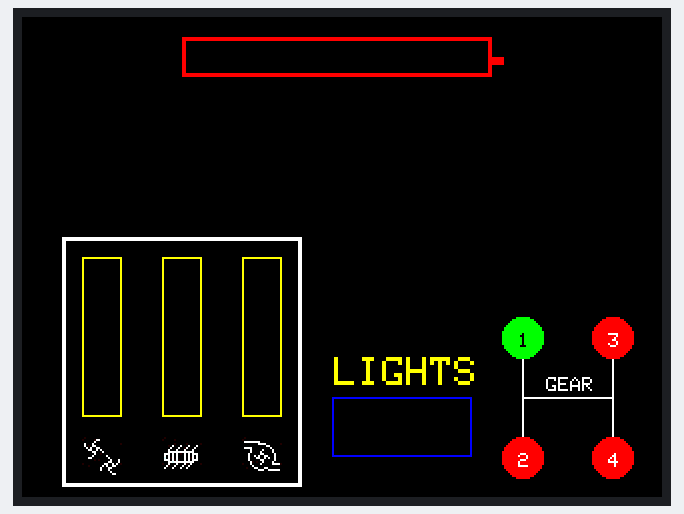
Simulated run of this sketch. Board: Arduino Uno, built with avr-gcc and run on an emulated ATmega328P. Parts: 320×240 colour display. What the sketch prints to the serial monitor is not drawn.

Above: at 1.4 s.

The sketch:

myROOMBA_UNO_TFT_LCD_I2C_v0.2.ino
```cpp
#define LCD_CS A3 // Chip Select goes to Analog 3
#define LCD_CD A2 // Command/Data goes to Analog 2
#define LCD_WR A1 // LCD Write goes to Analog 1
#define LCD_RD A0 // LCD Read goes to Analog 0
#define LCD_RESET A4 // Can alternately just connect to Arduino's reset pin

#include <SPI.h>          // f.k. for Arduino-1.5.2
#include "Adafruit_GFX.h"// Hardware-specific library
#include <MCUFRIEND_kbv.h>
MCUFRIEND_kbv tft;

// Assign human-readable names to some common 16-bit color values:
#define BLACK   0x0000
#define BLUE    0x001F
#define RED     0xF800
#define GREEN   0x07E0
#define CYAN    0x07FF
#define MAGENTA 0xF81F
#define YELLOW  0xFFE0
#define WHITE   0xFFFF

#ifndef min
#define min(a, b) (((a) < (b)) ? (a) : (b))
#endif

#include <Wire.h>

#define SLAVE_ADDR 9
#define ANSWERSIZE 5 // po nic narazie
String answer = "Romba"; // response tez po nic narazie

word hsv2hex(byte h, byte s, byte v)
{
    double  H, S, V, P, Q, T, RC,GC,BC, fract;
    H = 1.4117647058823529411764705882353*h; // mapuj 0-360 -> 0-255
    S = 0.0039215686274509803921568627451*s; //       0-1   -> 0-255
    V = 0.0039215686274509803921568627451*v; //       0-1   -> 0-255
    byte  bR, bG, bB;
    (H == 360.)?(H = 0.):(H /= 60.);
    fract = H - floor(H);
    P = V*(1. - S); Q = V*(1. - S*fract); T = V*(1. - S*(1. - fract));
    if(0. <= H && H < 1.){RC = V; GC = T; BC = P;}
    else if (1. <= H && H < 2.){RC = Q; GC = V; BC = P;}
    else if (2. <= H && H < 3.){RC = P; GC = V; BC = T;}
    else if (3. <= H && H < 4.){RC = P; GC = Q; BC = V;}
    else if (4. <= H && H < 5.){RC = T; GC = P; BC = V;}
    else if (5. <= H && H < 6.){ RC = V; GC = P; BC = Q;}
    else{RC = 0; GC = 0; BC = 0;}
    bR = byte(RC*255); bG = byte(GC*255); bB = byte(BC*255);
    return ( ((bR & 0xF8) << 8) | ((bG & 0xFC) << 3) | (bB >> 3) );
}
#include "gui.h"

void setup() {
  Wire.begin(SLAVE_ADDR);
  Wire.onRequest(requestEvent); // narazie zbedne
  Wire.onReceive(receiveEvent);
  // Setup Serial Monitor
  Serial.begin(115200);
  Serial.println("I2C TFT na addr: 9");
  uint16_t ID = tft.readID(); //
  Serial.print("ID = 0x");
  Serial.println(ID, HEX);
  if (ID == 0xD3D3) ID = 0x9481; // ID = 0x9329; // force ID
  tft.begin(ID);

  tft.setRotation(1);
  tft.fillScreen(RED);
  tft.setCursor(100, 100);
  tft.setTextColor(WHITE); tft.setTextSize(2);
  String mess = "STARTING ROBOL";
  tft.println(mess);
  delay(800);
  tft.fillScreen(BLACK);
  delay(50);
}
//[i]     0        1      2       3         4         5         6   //   7
//    SIDEBRUSH  BRUSH  BLOWER  LIGHTS  CurrMOTOR  BATTERY    GEAR    .,.,.,.,.,.
byte LCD_DATA[8] =   {0,0,0,0,0,0,0,0};
byte LCD_DATA_p[8] = {0,0,0,0,0,0,0,0};

// STALE MAX PWM z BAZY NANO -> trzeba zupdatowac jak zmienie na NANO
const uint16_t SBRUSH_MAXPWM = 2048; // 50% MAKS
const uint16_t BRUSH_MAXPWM  = 1020; // 25% MAKS
const uint16_t BLOWER_MAXPWM = 4020; // 98% MAKS

int iter = 0;
float BATV, BATVp;
int bPc, bPc_p;
bool ONCE = true;
bool BatIncomFLAG = false;

bool Rblck{0}, Rblck_p{0}, Lblck{0}, Lblck_p{0}, RevInv{0}, RevInv_p{0};

void receiveEvent() {
  BatIncomFLAG = true;
  iter=0;
  while (0 < Wire.available()) {
    LCD_DATA[iter] = Wire.read();
    iter++;
    if (iter > 8) break;
  }
} // DATA INCOMMING

void requestEvent() {
  // Setup byte variable in the correct size
  byte response[ANSWERSIZE];
  // Format answer as array
  for (byte i=0;i<ANSWERSIZE;i++) {
    response[i] = (byte)answer.charAt(i);
  }
  // Send response back to Master
  Wire.write(response,sizeof(response));
  // Print to Serial Monitor
  //Serial.println("Request event");
}


/*-- GUI ELEMENTS ------*/
valBarDisp lightBar;
gearbox gBox(60,45,10);
valBarDispHor BRUSH_BAR, SBRUSH_BAR, BLOWER_BAR;
sFrame cmFrame(2);
valBarDisp BATT_PC;
/*-- GUI ELEMENTS END --*/

uint32_t BATSUM = 0;
byte BATMED = 0;
int BATITER = 0;

int LEFF = 15;
String mess = "";

void showImage565(int x, int y, int w, int h, const uint8_t img[])
{
    tft.setAddrWindow(x, y, x + w - 1, y + h - 1);
    tft.pushColors(img, w * h, 1);
}

void loop() {

  if (ONCE)
  {
    tft.fillScreen(BLACK);
    gBox.draw(250, 160);
    BATT_PC.drawLikeBat(0, 0, 100, 80, 10, 155, 20);
    tft.setTextColor(YELLOW); tft.setTextSize(2);
    tft.setCursor(156, 170);
    tft.print("LIGHTS");
  }

  if (LCD_DATA_p[0] != LCD_DATA[0] || ONCE==true) // SIDEBRUSH
  {
    /*
    tft.setTextColor(BLACK); tft.setTextSize(1);
    tft.setCursor(LEFF, 40);
    mess = "SBR: "+String(LCD_DATA_p[0]);
    tft.print(mess);
    tft.setTextColor(YELLOW); tft.setTextSize(1);
    tft.setCursor(LEFF, 40);
    mess = "SBR: "+String(LCD_DATA[0]);
    tft.print(mess);
    */
    // BAR
    SBRUSH_BAR.draw(LCD_DATA[0], 0, 255, 30, 120, 20, 80);

    LCD_DATA_p[0] = LCD_DATA[0];
  }
  if (LCD_DATA_p[1] != LCD_DATA[1] || ONCE==true) // BRUSH
  {
    // BAR
    BRUSH_BAR.draw(LCD_DATA[1], 0, 255, 70, 120, 20, 80);
    LCD_DATA_p[1] = LCD_DATA[1];
  }
  if (LCD_DATA_p[2] != LCD_DATA[2] || ONCE==true) // BLOWER
  {
    BLOWER_BAR.draw(LCD_DATA[2], 0, 255, 110, 120, 20, 80);
    LCD_DATA_p[2] = LCD_DATA[2];
  }
  if (LCD_DATA_p[3] != LCD_DATA[3] || ONCE==true) // LIGHTS
  {
    lightBar.draw(LCD_DATA[3], 0, 255, 155, 190, 70, 30);
    LCD_DATA_p[3] = LCD_DATA[3];
  }
  if (LCD_DATA_p[4] != LCD_DATA[4] || ONCE==true) // CurrMOTOR
  {
    /*
    tft.setTextColor(BLACK); tft.setTextSize(1);
    tft.setCursor(LEFF, 110);
    mess = "CMT: "+String(LCD_DATA_p[4]);
    tft.print(mess);
    tft.setTextColor(YELLOW); tft.setTextSize(1);
    tft.setCursor(LEFF, 110);
    mess = "CMT: "+String(LCD_DATA[4]);
    tft.print(mess);
    */
    cmFrame.clr(20, 110, 120, 125);
    cmFrame.clr(20, 110, 40, 125);
    cmFrame.clr(60, 110, 40, 125);
    cmFrame.clr(100, 110, 40, 125);
    // 0-WSZYSTKIE, 1-SIDEBRUSH, 2-BRUSH, 3-BLOWER ~ obszar x30, y120, w130, h230
    switch(LCD_DATA[4])
    {
      case 0: // ALL
      {
        cmFrame.draw(20, 110, 120, 125, TFT_WHITE);
        break;
      }
      case 1: // SBRUSH
      {
        cmFrame.draw(20, 110, 40, 125, TFT_RED);
        break;
      }
      case 2: // BRUSH
      {
        cmFrame.draw(60, 110, 40, 125, TFT_RED);
        break;
      }
      case 3: // BLOWER
      {
        cmFrame.draw(100, 110, 40, 125, TFT_RED);
        break;
      }
      default: break;
    }

    LCD_DATA_p[4] = LCD_DATA[4];
  }
  if ( BatIncomFLAG == true ) // BATTERY
  {
    BatIncomFLAG = false;
     /* MIN 12.8    16.8 MAX
    ArdV    1.98    2.6   xCoef 6.46
    ArdAna  405.5   532.5
    byte    101,375 133,125
    BatV = 5/1024 * ArdAna * coef
    */
    if (BATITER < 15)
    {
      BATSUM += LCD_DATA[5];
      BATITER++;
    }
    else
    {
      BATITER=0;
      int BSS = static_cast<int>(round(BATSUM/15));
      BATMED = static_cast<byte>(BSS);
      BATSUM=0;

      if (BATMED < 103)     bPc = 0;
      else if(BATMED > 131) bPc = 100;
      else bPc = map(BATMED, 103, 131, 1, 99);

      int original = (BATMED)*4;
      float BATV = 5./1023*original * 6.46; // 6.46 -> coef z dzielnika nap.

      tft.setTextColor(BLACK); tft.setTextSize(2);
      tft.setCursor(80, 50);
      mess = "BAT: "+String(bPc_p)+"%, "+String(BATVp)+" V";
      tft.print(mess);
      tft.setTextColor(YELLOW); tft.setTextSize(2);
      tft.setCursor(80, 50);
      mess = "BAT: "+String(bPc)+"%, "+String(BATV,1)+" V";
      tft.print(mess);

      //BAR BATTERY %
      BATT_PC.drawLikeBat(bPc, 0, 100, 80, 10, 155, 20);

      BATVp = BATV;
      bPc_p = bPc;
    }
  } // BAT

  if (LCD_DATA_p[6] != LCD_DATA[6] || ONCE==true) // GEAR
  {
    gBox.setGear(LCD_DATA[6]);
    LCD_DATA_p[6] = LCD_DATA[6];
  }

  if (LCD_DATA_p[7] != LCD_DATA[7]) // l/r blocking - invert reverse directions
  {
    Rblck = LCD_DATA[7] & 0x1;
    Lblck = (LCD_DATA[7] & 0x2)>>1;
    RevInv = (LCD_DATA[7] & 0x4)>>2;
    if (Rblck==true)
    { tft.setTextColor(TFT_RED); tft.setTextSize(2); tft.setCursor(270, 10); tft.print("BLC!"); }
    else
    { tft.setTextColor(TFT_BLACK); tft.setTextSize(2); tft.setCursor(270, 10); tft.print("BLC!"); }
    if (Lblck==true)
    { tft.setTextColor(TFT_RED); tft.setTextSize(2); tft.setCursor(10, 10); tft.print("BLC!"); }
    else
    { tft.setTextColor(TFT_BLACK); tft.setTextSize(2); tft.setCursor(10, 10); tft.print("BLC!"); }

    if (RevInv==true)
    { tft.setTextColor(TFT_RED); tft.setTextSize(2); tft.setCursor(65, 70); tft.print("Rev-Invrt"); }
    else
    { tft.setTextColor(TFT_BLACK); tft.setTextSize(2); tft.setCursor(65, 70); tft.print("Rev-Invrt!"); }
    LCD_DATA_p[7] = LCD_DATA[7];
  }

  if (ONCE)
  {
    showImage565(30, 210, 20, 20, SBRSHimg20x20);
    showImage565(70, 210, 20, 20, BRSHimg20x20);
    showImage565(110, 210, 20, 20, BLOWimg20x20);
  }
  ONCE = false;
}
```

Source omitted: gui.h (data table, 20511 bytes)
